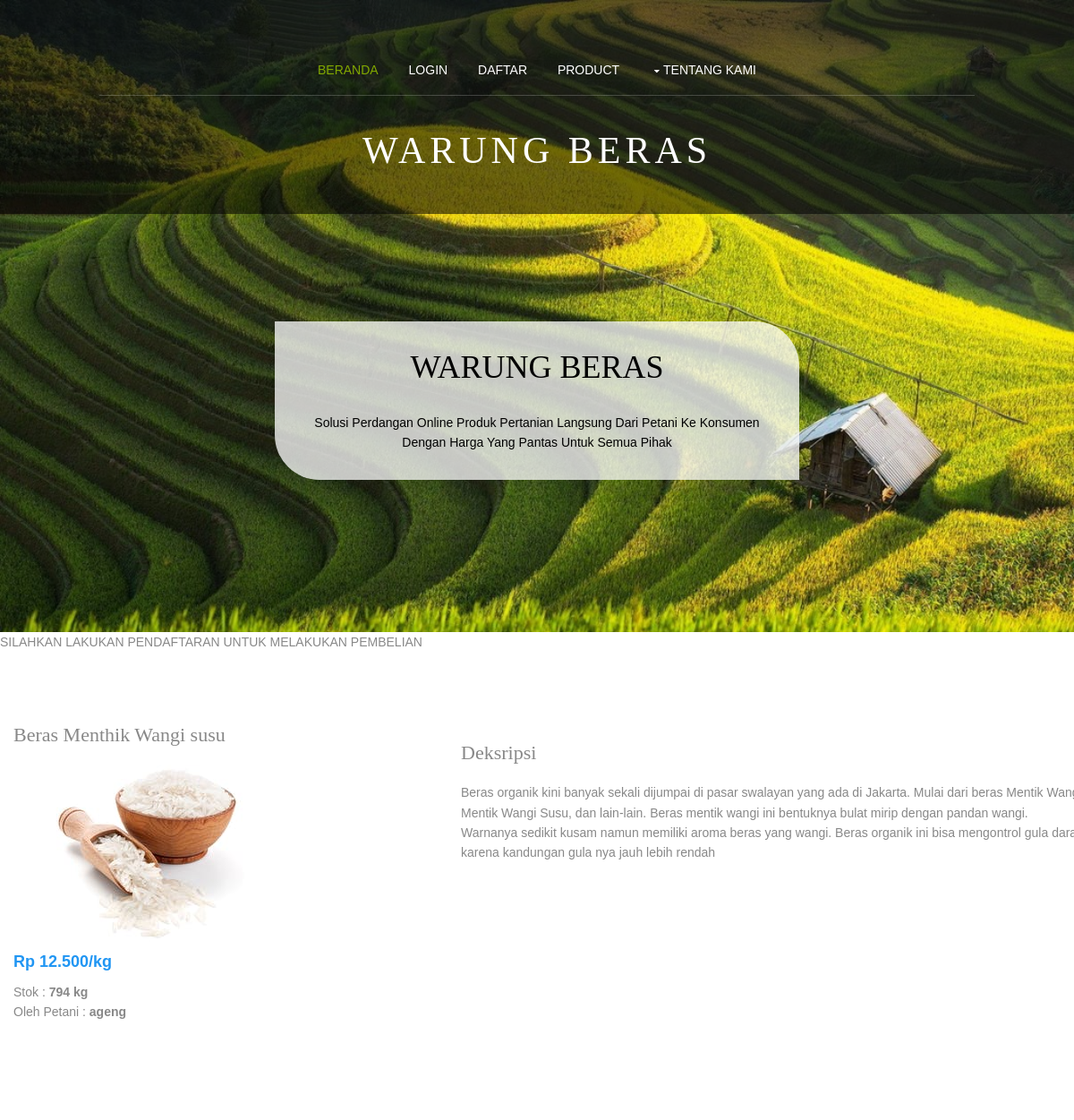
Before: /?controller=produk&action=detailProduk&id_produk=13 with the older database file.
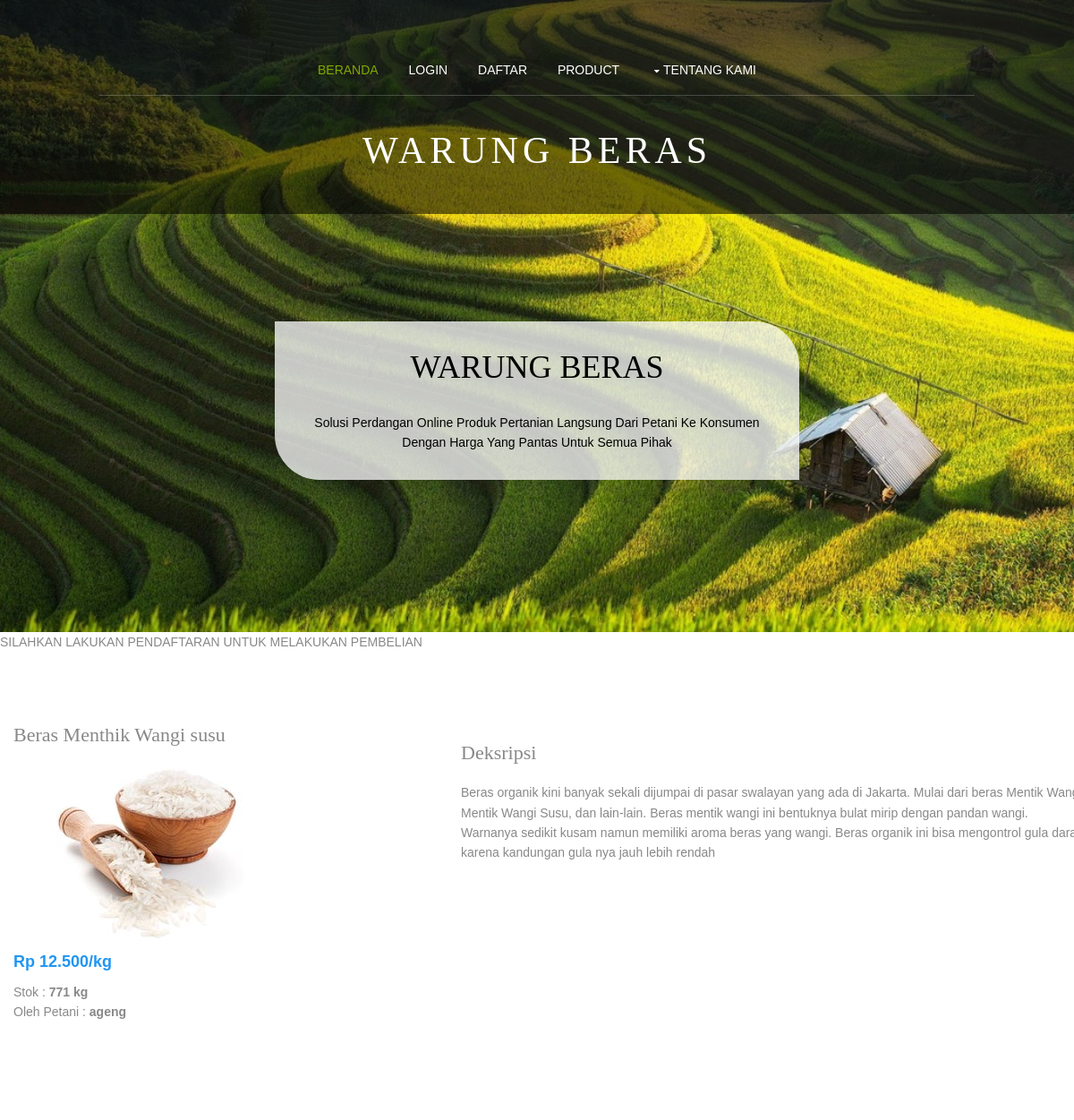
After: the same page with the newer database file.
### tables this page shows
CREATE TABLE `produk` (
  `id_produk` int(11) NOT NULL,
  `id_user` int(11) NOT NULL,
  `nama_produk` varchar(50) NOT NULL,
  `jumlah_stok` int(11) NOT NULL,
  `harga` double NOT NULL,
  `foto_produk` varchar(255) NOT NULL,
  `deskripsi` text NOT NULL,
  `status` varchar(25) NOT NULL
);

### controllers/c_produk.php (called while the page is built, shortened)
<?php
Class ProdukController{
	public function detailProduk(){
		$posts=Produk::showDetailProduk($_GET['id_produk']);
		require_once('views/pages/detailProduk.php');
	}
}
?>

### routes.php (called while the page is built, shortened)
<?php
function call($controller, $action){
	switch ($controller) {
		case 'produk':
		require_once('models/m_produk.php');
		$controller=new ProdukController();
		break;
	}
	$controller->{ $action }();
}
call($controller,$action);
?>

### index.php (called while the page is built, shortened)
<?php
require_once('views/layout.php');
?>

### models/m_produk.php (called while the page is built, shortened)
<?php
Class Produk{
public static function showDetailProduk($id_produk){
	$list=[];
	$db = DB::getInstance();
	$req = $db->query("SELECT *
		FROM produk p join users u
		ON p.id_user=u.id_user where p.id_produk=".$id_produk);
foreach ($req as $item) {
	$list[]=array(
		'id_produk'=>$item['id_produk'],
		'nama_produk'=>$item['nama_produk'],
		'id_user'=>$item['id_user'],
		'jumlah_stok'=>$item['jumlah_stok'],
		'harga'=>$item['harga'],
		'foto_produk'=>$item['foto_produk'],
		'deskripsi'=>$item['deskripsi'],
		'penjual'=>$item['nama']
		);
}
if (isset($list)) {
	return $list;
} else {
	return null;
}
}
}
?>

### views/pages/detailProduk.php (the view, shortened to what this page needs)
<!DOCTYPE html>
<html>
<head>
<link href="resources/styles/layout.css" rel="stylesheet" type="text/css" media="all">
</head>
<body id="top">
<div class="bgded" style="background-image:url('resources/img/sawah.jpeg.jpg');">
  <div class="wrapper overlay">
    <header id="header" class="hoc clear">
      <nav id="mainav" class="clear">
        <ul class="clear">
          <li class="active"><a href="index.php">Beranda</a></li>
          <li><a href="index.php/login/login">Login</a></li>
          <li><a href="index.php/register/register">Daftar</a></li>
          <li><a href="#">Product</a></li>
          <li><a class="drop" href="#">Tentang Kami</a>
        </nav>
      <div id="logo">
       <h1><a href="index.php">Warung Beras</a></h1>
        </div>
    </header>
  </div>
  <div id="pageintro" class="hoc clear">
  <article>
      <div class="introtxt">
        <h2 class="heading">WARUNG BERAS </h2>
        <p>Solusi Perdangan Online Produk Pertanian Langsung Dari Petani Ke Konsumen Dengan Harga Yang Pantas Untuk Semua Pihak</p>
      </div>
    </article>
</div>
</div>
<marquee> SILAHKAN LAKUKAN PENDAFTARAN UNTUK MELAKUKAN PEMBELIAN </marquee>
	<div class="container">
		<div class="row">
			<div class="col-md-5">
				<?php foreach ($posts as $item) {
					?>
					<h2><?php echo $item['nama_produk'] ?></h2>
					<div class="card" style="width: 50rem; height:auto; margin-bottom:30px;">
						<img class="card-img-top" src="foto_produk/<?php echo $item['foto_produk'] ?>" alt="Card image cap">
						<div class="card-block">
							<p class="card-text">
								<font size="4" color="#2196F3"><b><p> <?php echo "Rp ". number_format($item['harga'],0,".",".")."/kg"; ?></p></b></font>
							</p>
							<p class="card-text">
								Stok :<b> <?php echo $item['jumlah_stok']." "; ?>kg</b> <br>
								Oleh Petani : <b><?php echo $item['penjual']; ?></b>
							</p>
						</div>
					</div>
				</div>
				<?php } ?>
			<div class="col-md-5">
				<p><h2>Deksripsi</h2><p align="justify">
						<div class="card" style="width: 50rem; height:auto; margin-bottom:30px;">
							<div class="card-block">
								<p class="card-text">
									<?php echo $item['deskripsi']; ?>
								</p>
							</div>
						</div>
					</p>
			</div>
</body>
</html>

Changed rows visible on the page:
changed produk "Beras Menthik Wangi susu": jumlah_stok "794" → "771"
